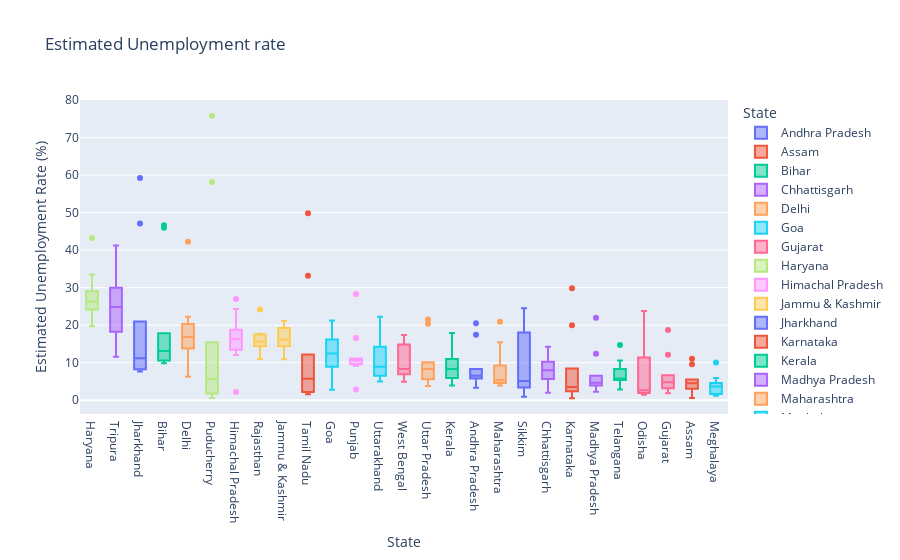

Notebook cell for this chart:
### Markdown cell above
# Unemployment Rate (State-Wise)

### Code cell
fig = px.box(df,x='State',y=' Estimated Unemployment Rate (%)',
             color='State',title='Estimated Unemployment rate',
             template='plotly')
fig.update_layout(xaxis={'categoryorder':'total descending'})
fig.show()

### Figure 1 — Plotly figure (JSON) as saved in the notebook; plotly's stock layout.template omitted (floating-point values rounded to 4 significant figures)
{"data": [{"alignmentgroup": "True", "hovertemplate": "State=%{x}<br> Estimated Unemployment Rate (%)=%{y}<extra></extra>", "legendgroup": "Andhra Pradesh", "marker": {"color": "#636efa"}, "name": "Andhra Pradesh", "notched": false, "offsetgroup": "Andhra Pradesh", "orientation": "v", "showlegend": true, "type": "box", "x": ["Andhra Pradesh", "Andhra Pradesh", "Andhra Pradesh", "Andhra Pradesh", "Andhra Pradesh", "Andhra Pradesh", "Andhra Pradesh", "Andhra Pradesh", "Andhra Pradesh", "Andhra Pradesh"], "x0": " ", "xaxis": "x", "y": [5.48, 5.83, 5.79, 20.51, 17.43, 3.31, 8.34, 6.96, 6.4, 6.59], "y0": " ", "yaxis": "y"}, {"alignmentgroup": "True", "hovertemplate": "State=%{x}<br> Estimated Unemployment Rate (%)=%{y}<extra></extra>", "legendgroup": "Assam", "marker": {"color": "#EF553B"}, "name": "Assam", "notched": false, "offsetgroup": "Assam", "orientation": "v", "showlegend": true, "type": "box", "x": ["Assam", "Assam", "Assam", "Assam", "Assam", "Assam", "Assam", "Assam", "Assam", "Assam"], "x0": " ", "xaxis": "x", "y": [4.66, 4.41, 4.77, 11.06, 9.55, 0.6, 3.77, 5.53, 1.19, 3.02], "y0": " ", "yaxis": "y"}, {"alignmentgroup": "True", "hovertemplate": "State=%{x}<br> Estimated Unemployment Rate (%)=%{y}<extra></extra>", "legendgroup": "Bihar", "marker": {"color": "#00cc96"}, "name": "Bihar", "notched": false, "offsetgroup": "Bihar", "orientation": "v", "showlegend": true, "type": "box", "x": ["Bihar", "Bihar", "Bihar", "Bihar", "Bihar", "Bihar", "Bihar", "Bihar", "Bihar", "Bihar"], "x0": " ", "xaxis": "x", "y": [10.61, 10.29, 15.43, 46.64, 45.96, 17.82, 12.79, 13.44, 11.91, 9.82], "y0": " ", "yaxis": "y"}, {"alignmentgroup": "True", "hovertemplate": "State=%{x}<br> Estimated Unemployment Rate (%)=%{y}<extra></extra>", "legendgroup": "Chhattisgarh", "marker": {"color": "#ab63fa"}, "name": "Chhattisgarh", "notched": false, "offsetgroup": "Chhattisgarh", "orientation": "v", "showlegend": true, "type": "box", "x": ["Chhattisgarh", "Chhattisgarh", "Chhattisgarh", "Chhattisgarh", "Chhattisgarh", "Chhattisgarh", "Chhattisgarh", "Chhattisgarh", "Chhattisgarh", "Chhattisgarh"], "x0": " ", "xaxis": "x", "y": [9.65, 8.38, 7.54, 3.41, 10.5, 14.23, 10.27, 5.63, 1.96, 6.62], "y0": " ", "yaxis": "y"}, {"alignmentgroup": "True", "hovertemplate": "State=%{x}<br> Estimated Unemployment Rate (%)=%{y}<extra></extra>", "legendgroup": "Delhi", "marker": {"color": "#FFA15A"}, "name": "Delhi", "notched": false, "offsetgroup": "Delhi", "orientation": "v", "showlegend": true, "type": "box", "x": ["Delhi", "Delhi", "Delhi", "Delhi", "Delhi", "Delhi", "Delhi", "Delhi", "Delhi", "Delhi"], "x0": " ", "xaxis": "x", "y": [22.23, 14.84, 17.04, 16.68, 42.27, 18.19, 20.3, 13.79, 12.53, 6.27], "y0": " ", "yaxis": "y"}, {"alignmentgroup": "True", "hovertemplate": "State=%{x}<br> Estimated Unemployment Rate (%)=%{y}<extra></extra>", "legendgroup": "Goa", "marker": {"color": "#19d3f3"}, "name": "Goa", "notched": false, "offsetgroup": "Goa", "orientation": "v", "showlegend": true, "type": "box", "x": ["Goa", "Goa", "Goa", "Goa", "Goa", "Goa", "Goa", "Goa", "Goa", "Goa"], "x0": " ", "xaxis": "x", "y": [8.89, 2.81, 5.25, 13.31, 21.25, 9.96, 17.07, 16.21, 15.38, 11.54], "y0": " ", "yaxis": "y"}, {"alignmentgroup": "True", "hovertemplate": "State=%{x}<br> Estimated Unemployment Rate (%)=%{y}<extra></extra>", "legendgroup": "Gujarat", "marker": {"color": "#FF6692"}, "name": "Gujarat", "notched": false, "offsetgroup": "Gujarat", "orientation": "v", "showlegend": true, "type": "box", "x": ["Gujarat", "Gujarat", "Gujarat", "Gujarat", "Gujarat", "Gujarat", "Gujarat", "Gujarat", "Gujarat", "Gujarat"], "x0": " ", "xaxis": "x", "y": [5.54, 6.38, 6.66, 18.71, 12.11, 3.2, 1.84, 1.87, 3.42, 4.03], "y0": " ", "yaxis": "y"}, {"alignmentgroup": "True", "hovertemplate": "State=%{x}<br> Estimated Unemployment Rate (%)=%{y}<extra></extra>", "legendgroup": "Haryana", "marker": {"color": "#B6E880"}, "name": "Haryana", "notched": false, "offsetgroup": "Haryana", "orientation": "v", "showlegend": true, "type": "box", "x": ["Haryana", "Haryana", "Haryana", "Haryana", "Haryana", "Haryana", "Haryana", "Haryana", "Haryana", "Haryana"], "x0": " ", "xaxis": "x", "y": [20.34, 25.77, 25.05, 43.22, 29.02, 26.7, 24.18, 33.5, 19.68, 27.31], "y0": " ", "yaxis": "y"}, {"alignmentgroup": "True", "hovertemplate": "State=%{x}<br> Estimated Unemployment Rate (%)=%{y}<extra></extra>", "legendgroup": "Himachal Pradesh", "marker": {"color": "#FF97FF"}, "name": "Himachal Pradesh", "notched": false, "offsetgroup": "Himachal Pradesh", "orientation": "v", "showlegend": true, "type": "box", "x": ["Himachal Pradesh", "Himachal Pradesh", "Himachal Pradesh", "Himachal Pradesh", "Himachal Pradesh", "Himachal Pradesh", "Himachal Pradesh", "Himachal Pradesh", "Himachal Pradesh", "Himachal Pradesh"], "x0": " ", "xaxis": "x", "y": [16.83, 16.84, 18.76, 2.2, 26.95, 13.47, 24.31, 15.79, 12.04, 13.46], "y0": " ", "yaxis": "y"}, {"alignmentgroup": "True", "hovertemplate": "State=%{x}<br> Estimated Unemployment Rate (%)=%{y}<extra></extra>", "legendgroup": "Jammu & Kashmir", "marker": {"color": "#FECB52"}, "name": "Jammu & Kashmir", "notched": false, "offsetgroup": "Jammu & Kashmir", "orientation": "v", "showlegend": true, "type": "box", "x": ["Jammu & Kashmir", "Jammu & Kashmir", "Jammu & Kashmir", "Jammu & Kashmir", "Jammu & Kashmir", "Jammu & Kashmir", "Jammu & Kashmir", "Jammu & Kashmir", "Jammu & Kashmir"], "x0": " ", "xaxis": "x", "y": [21.08, 20.78, 15.5, 18.74, 17.92, 10.88, 11.09, 16.17, 16.14], "y0": " ", "yaxis": "y"}, {"alignmentgroup": "True", "hovertemplate": "State=%{x}<br> Estimated Unemployment Rate (%)=%{y}<extra></extra>", "legendgroup": "Jharkhand", "marker": {"color": "#636efa"}, "name": "Jharkhand", "notched": false, "offsetgroup": "Jharkhand", "orientation": "v", "showlegend": true, "type": "box", "x": ["Jharkhand", "Jharkhand", "Jharkhand", "Jharkhand", "Jharkhand", "Jharkhand", "Jharkhand", "Jharkhand", "Jharkhand", "Jharkhand"], "x0": " ", "xaxis": "x", "y": [10.61, 11.85, 8.23, 47.09, 59.23, 20.95, 7.63, 9.76, 8.24, 11.8], "y0": " ", "yaxis": "y"}, {"alignmentgroup": "True", "hovertemplate": "State=%{x}<br> Estimated Unemployment Rate (%)=%{y}<extra></extra>", "legendgroup": "Karnataka", "marker": {"color": "#EF553B"}, "name": "Karnataka", "notched": false, "offsetgroup": "Karnataka", "orientation": "v", "showlegend": true, "type": "box", "x": ["Karnataka", "Karnataka", "Karnataka", "Karnataka", "Karnataka", "Karnataka", "Karnataka", "Karnataka", "Karnataka", "Karnataka"], "x0": " ", "xaxis": "x", "y": [2.86, 3.61, 3.46, 29.84, 19.97, 8.44, 4.01, 0.5, 2.41, 1.58], "y0": " ", "yaxis": "y"}, {"alignmentgroup": "True", "hovertemplate": "State=%{x}<br> Estimated Unemployment Rate (%)=%{y}<extra></extra>", "legendgroup": "Kerala", "marker": {"color": "#00cc96"}, "name": "Kerala", "notched": false, "offsetgroup": "Kerala", "orientation": "v", "showlegend": true, "type": "box", "x": ["Kerala", "Kerala", "Kerala", "Kerala", "Kerala", "Kerala", "Kerala", "Kerala", "Kerala", "Kerala"], "x0": " ", "xaxis": "x", "y": [5.31, 7.6, 8.99, 16.99, 17.88, 9.71, 7.09, 10.98, 5.91, 3.88], "y0": " ", "yaxis": "y"}, {"alignmentgroup": "True", "hovertemplate": "State=%{x}<br> Estimated Unemployment Rate (%)=%{y}<extra></extra>", "legendgroup": "Madhya Pradesh", "marker": {"color": "#ab63fa"}, "name": "Madhya Pradesh", "notched": false, "offsetgroup": "Madhya Pradesh", "orientation": "v", "showlegend": true, "type": "box", "x": ["Madhya Pradesh", "Madhya Pradesh", "Madhya Pradesh", "Madhya Pradesh", "Madhya Pradesh", "Madhya Pradesh", "Madhya Pradesh", "Madhya Pradesh", "Madhya Pradesh", "Madhya Pradesh"], "x0": " ", "xaxis": "x", "y": [4.11, 4.57, 2.22, 12.36, 21.98, 6.48, 5.08, 4.7, 3.91, 3.13], "y0": " ", "yaxis": "y"}, {"alignmentgroup": "True", "hovertemplate": "State=%{x}<br> Estimated Unemployment Rate (%)=%{y}<extra></extra>", "legendgroup": "Maharashtra", "marker": {"color": "#FFA15A"}, "name": "Maharashtra", "notched": false, "offsetgroup": "Maharashtra", "orientation": "v", "showlegend": true, "type": "box", "x": ["Maharashtra", "Maharashtra", "Maharashtra", "Maharashtra", "Maharashtra", "Maharashtra", "Maharashtra", "Maharashtra", "Maharashtra", "Maharashtra"], "x0": " ", "xaxis": "x", "y": [4.95, 4.69, 5.79, 20.9, 15.46, 9.23, 3.89, 6.23, 4.55, 4.1], "y0": " ", "yaxis": "y"}, {"alignmentgroup": "True", "hovertemplate": "State=%{x}<br> Estimated Unemployment Rate (%)=%{y}<extra></extra>", "legendgroup": "Meghalaya", "marker": {"color": "#19d3f3"}, "name": "Meghalaya", "notched": false, "offsetgroup": "Meghalaya", "orientation": "v", "showlegend": true, "type": "box", "x": ["Meghalaya", "Meghalaya", "Meghalaya", "Meghalaya", "Meghalaya", "Meghalaya", "Meghalaya", "Meghalaya", "Meghalaya", "Meghalaya"], "x0": " ", "xaxis": "x", "y": [1.66, 3.59, 1.58, 10.03, 5.92, 1.15, 2.1, 3.74, 4.29, 4.6], "y0": " ", "yaxis": "y"}, {"alignmentgroup": "True", "hovertemplate": "State=%{x}<br> Estimated Unemployment Rate (%)=%{y}<extra></extra>", "legendgroup": "Odisha", "marker": {"color": "#FF6692"}, "name": "Odisha", "notched": false, "offsetgroup": "Odisha", "orientation": "v", "showlegend": true, "type": "box", "x": ["Odisha", "Odisha", "Odisha", "Odisha", "Odisha", "Odisha", "Odisha", "Odisha", "Odisha", "Odisha"], "x0": " ", "xaxis": "x", "y": [1.9, 3.12, 13.08, 23.76, 11.41, 3.77, 1.88, 1.42, 2.1, 2.18], "y0": " ", "yaxis": "y"}, {"alignmentgroup": "True", "hovertemplate": "State=%{x}<br> Estimated Unemployment Rate (%)=%{y}<extra></extra>", "legendgroup": "Puducherry", "marker": {"color": "#B6E880"}, "name": "Puducherry", "notched": false, "offsetgroup": "Puducherry", "orientation": "v", "showlegend": true, "type": "box", "x": ["Puducherry", "Puducherry", "Puducherry", "Puducherry", "Puducherry", "Puducherry", "Puducherry", "Puducherry", "Puducherry", "Puducherry"], "x0": " ", "xaxis": "x", "y": [0.58, 1.76, 1.2, 75.85, 58.19, 4.24, 15.47, 5.05, 10.9, 6.18], "y0": " ", "yaxis": "y"}, {"alignmentgroup": "True", "hovertemplate": "State=%{x}<br> Estimated Unemployment Rate (%)=%{y}<extra></extra>", "legendgroup": "Punjab", "marker": {"color": "#FF97FF"}, "name": "Punjab", "notched": false, "offsetgroup": "Punjab", "orientation": "v", "showlegend": true, "type": "box", "x": ["Punjab", "Punjab", "Punjab", "Punjab", "Punjab", "Punjab", "Punjab", "Punjab", "Punjab", "Punjab"], "x0": " ", "xaxis": "x", "y": [11.11, 10.97, 10.32, 2.86, 28.33, 16.55, 9.19, 10.99, 9.61, 9.88], "y0": " ", "yaxis": "y"}, {"alignmentgroup": "True", "hovertemplate": "State=%{x}<br> Estimated Unemployment Rate (%)=%{y}<extra></extra>", "legendgroup": "Rajasthan", "marker": {"color": "#FECB52"}, "name": "Rajasthan", "notched": false, "offsetgroup": "Rajasthan", "orientation": "v", "showlegend": true, "type": "box", "x": ["Rajasthan", "Rajasthan", "Rajasthan", "Rajasthan", "Rajasthan", "Rajasthan", "Rajasthan", "Rajasthan", "Rajasthan", "Rajasthan"], "x0": " ", "xaxis": "x", "y": [10.97, 15.16, 11.9, 17.7, 15.74, 14.39, 15.81, 17.51, 15.35, 24.15], "y0": " ", "yaxis": "y"}, {"alignmentgroup": "True", "hovertemplate": "State=%{x}<br> Estimated Unemployment Rate (%)=%{y}<extra></extra>", "legendgroup": "Sikkim", "marker": {"color": "#636efa"}, "name": "Sikkim", "notched": false, "offsetgroup": "Sikkim", "orientation": "v", "showlegend": true, "type": "box", "x": ["Sikkim", "Sikkim", "Sikkim", "Sikkim", "Sikkim", "Sikkim", "Sikkim", "Sikkim"], "x0": " ", "xaxis": "x", "y": [23.57, 2.28, 24.51, 4.46, 4.45, 12.49, 5.7, 0.88], "y0": " ", "yaxis": "y"}, {"alignmentgroup": "True", "hovertemplate": "State=%{x}<br> Estimated Unemployment Rate (%)=%{y}<extra></extra>", "legendgroup": "Tamil Nadu", "marker": {"color": "#EF553B"}, "name": "Tamil Nadu", "notched": false, "offsetgroup": "Tamil Nadu", "orientation": "v", "showlegend": true, "type": "box", "x": ["Tamil Nadu", "Tamil Nadu", "Tamil Nadu", "Tamil Nadu", "Tamil Nadu", "Tamil Nadu", "Tamil Nadu", "Tamil Nadu", "Tamil Nadu", "Tamil Nadu"], "x0": " ", "xaxis": "x", "y": [1.57, 2.09, 6.4, 49.83, 33.16, 12.2, 6.81, 2.65, 5, 2.16], "y0": " ", "yaxis": "y"}, {"alignmentgroup": "True", "hovertemplate": "State=%{x}<br> Estimated Unemployment Rate (%)=%{y}<extra></extra>", "legendgroup": "Telangana", "marker": {"color": "#00cc96"}, "name": "Telangana", "notched": false, "offsetgroup": "Telangana", "orientation": "v", "showlegend": true, "type": "box", "x": ["Telangana", "Telangana", "Telangana", "Telangana", "Telangana", "Telangana", "Telangana", "Telangana", "Telangana", "Telangana"], "x0": " ", "xaxis": "x", "y": [5.49, 8.29, 5.77, 6.25, 14.7, 10.55, 5.36, 5.79, 3.27, 2.86], "y0": " ", "yaxis": "y"}, {"alignmentgroup": "True", "hovertemplate": "State=%{x}<br> Estimated Unemployment Rate (%)=%{y}<extra></extra>", "legendgroup": "Tripura", "marker": {"color": "#ab63fa"}, "name": "Tripura", "notched": false, "offsetgroup": "Tripura", "orientation": "v", "showlegend": true, "type": "box", "x": ["Tripura", "Tripura", "Tripura", "Tripura", "Tripura", "Tripura", "Tripura", "Tripura", "Tripura", "Tripura"], "x0": " ", "xaxis": "x", "y": [32.67, 28.4, 29.95, 41.23, 21.51, 21.71, 18.24, 27.92, 17.35, 11.57], "y0": " ", "yaxis": "y"}, {"alignmentgroup": "True", "hovertemplate": "State=%{x}<br> Estimated Unemployment Rate (%)=%{y}<extra></extra>", "legendgroup": "Uttar Pradesh", "marker": {"color": "#FFA15A"}, "name": "Uttar Pradesh", "notched": false, "offsetgroup": "Uttar Pradesh", "orientation": "v", "showlegend": true, "type": "box", "x": ["Uttar Pradesh", "Uttar Pradesh", "Uttar Pradesh", "Uttar Pradesh", "Uttar Pradesh", "Uttar Pradesh", "Uttar Pradesh", "Uttar Pradesh", "Uttar Pradesh", "Uttar Pradesh"], "x0": " ", "xaxis": "x", "y": [7.58, 8.98, 10.11, 21.54, 20.41, 9.47, 5.56, 5.79, 4.18, 3.75], "y0": " ", "yaxis": "y"}, {"alignmentgroup": "True", "hovertemplate": "State=%{x}<br> Estimated Unemployment Rate (%)=%{y}<extra></extra>", "legendgroup": "Uttarakhand", "marker": {"color": "#19d3f3"}, "name": "Uttarakhand", "notched": false, "offsetgroup": "Uttarakhand", "orientation": "v", "showlegend": true, "type": "box", "x": ["Uttarakhand", "Uttarakhand", "Uttarakhand", "Uttarakhand", "Uttarakhand", "Uttarakhand", "Uttarakhand", "Uttarakhand", "Uttarakhand", "Uttarakhand"], "x0": " ", "xaxis": "x", "y": [5.49, 4.99, 19.85, 6.48, 8.01, 8.61, 12.38, 14.26, 22.26, 9.23], "y0": " ", "yaxis": "y"}, {"alignmentgroup": "True", "hovertemplate": "State=%{x}<br> Estimated Unemployment Rate (%)=%{y}<extra></extra>", "legendgroup": "West Bengal", "marker": {"color": "#FF6692"}, "name": "West Bengal", "notched": false, "offsetgroup": "West Bengal", "orientation": "v", "showlegend": true, "type": "box", "x": ["West Bengal", "West Bengal", "West Bengal", "West Bengal", "West Bengal", "West Bengal", "West Bengal", "West Bengal", "West Bengal", "West Bengal"], "x0": " ", "xaxis": "x", "y": [6.94, 4.92, 6.92, 17.41, 17.41, 7.29, 6.83, 14.87, 9.35, 9.98], "y0": " ", "yaxis": "y"}], "layout": {"boxmode": "overlay", "legend": {"title": {"text": "State"}, "tracegroupgap": 0}, "title": {"text": "Estimated Unemployment rate"}, "xaxis": {"anchor": "y", "categoryarray": ["Andhra Pradesh", "Assam", "Bihar", "Chhattisgarh", "Delhi", "Goa", "Gujarat", "Haryana", "Himachal Pradesh", "Jammu & Kashmir", "Jharkhand", "Karnataka", "Kerala", "Madhya Pradesh", "Maharashtra", "Meghalaya", "Odisha", "Puducherry", "Punjab", "Rajasthan", "Sikkim", "Tamil Nadu", "Telangana", "Tripura", "Uttar Pradesh", "Uttarakhand", "West Bengal"], "categoryorder": "total descending", "domain": [0, 1], "title": {"text": "State"}}, "yaxis": {"anchor": "x", "domain": [0, 1], "title": {"text": " Estimated Unemployment Rate (%)"}}}}
